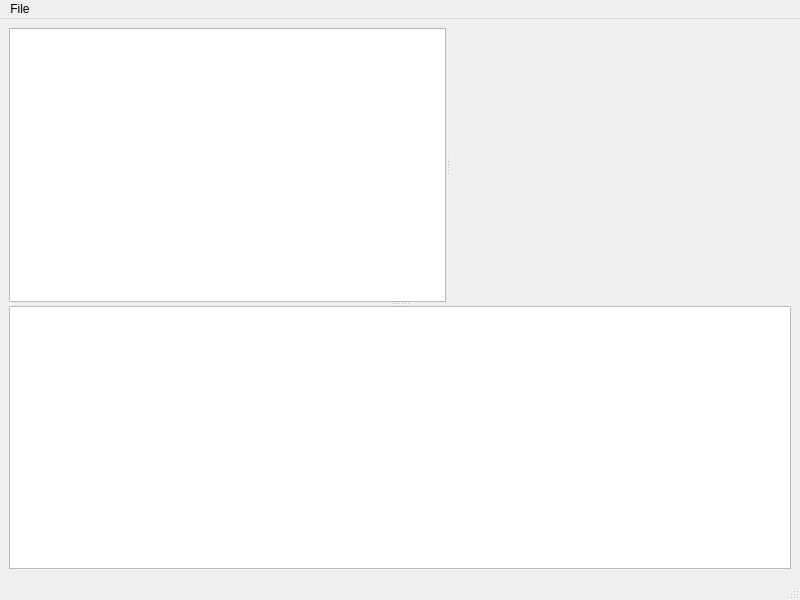
<?xml version="1.0" encoding="UTF-8"?>
<ui version="4.0">
 <class>DataViewerWindow</class>
 <widget class="QMainWindow" name="DataViewerWindow">
  <property name="geometry">
   <rect>
    <x>0</x>
    <y>0</y>
    <width>800</width>
    <height>600</height>
   </rect>
  </property>
  <property name="windowTitle">
   <string>MainWindow</string>
  </property>
  <widget class="QWidget" name="centralwidget">
   <layout class="QGridLayout" name="gridLayout_2">
    <item row="0" column="0">
     <widget class="QSplitter" name="centralSplitter">
      <property name="orientation">
       <enum>Qt::Vertical</enum>
      </property>
      <widget class="QWidget" name="widget" native="true">
       <property name="minimumSize">
        <size>
         <width>0</width>
         <height>0</height>
        </size>
       </property>
       <property name="baseSize">
        <size>
         <width>0</width>
         <height>0</height>
        </size>
       </property>
       <layout class="QGridLayout" name="gridLayout">
        <item row="0" column="0">
         <widget class="QSplitter" name="topSplitter">
          <property name="orientation">
           <enum>Qt::Horizontal</enum>
          </property>
          <widget class="QTableView" name="topCompare_TableView">
           <property name="sizePolicy">
            <sizepolicy hsizetype="Expanding" vsizetype="Expanding">
             <horstretch>0</horstretch>
             <verstretch>0</verstretch>
            </sizepolicy>
           </property>
          </widget>
          <widget class="TrackView" name="trackView" native="true">
           <property name="minimumSize">
            <size>
             <width>200</width>
             <height>200</height>
            </size>
           </property>
          </widget>
         </widget>
        </item>
       </layout>
      </widget>
      <widget class="QTableView" name="sectorDetails_TableView"/>
     </widget>
    </item>
   </layout>
  </widget>
  <widget class="QMenuBar" name="menubar">
   <property name="geometry">
    <rect>
     <x>0</x>
     <y>0</y>
     <width>800</width>
     <height>22</height>
    </rect>
   </property>
   <widget class="QMenu" name="menuFile">
    <property name="title">
     <string>File</string>
    </property>
    <widget class="QMenu" name="menuLoad_Recent_Project">
     <property name="title">
      <string>Load Recent Project</string>
     </property>
     <addaction name="actionproject1"/>
     <addaction name="actionproject2"/>
    </widget>
    <addaction name="actionLoad_Project"/>
    <addaction name="menuLoad_Recent_Project"/>
   </widget>
   <addaction name="menuFile"/>
  </widget>
  <widget class="QStatusBar" name="statusbar"/>
  <action name="actionproject1">
   <property name="text">
    <string>project1</string>
   </property>
  </action>
  <action name="actionproject2">
   <property name="text">
    <string>project2</string>
   </property>
  </action>
  <action name="actionLoad_Project">
   <property name="text">
    <string>Load Project...</string>
   </property>
  </action>
 </widget>
 <customwidgets>
  <customwidget>
   <class>TrackView</class>
   <extends>QWidget</extends>
   <header>trackview.h</header>
   <container>1</container>
  </customwidget>
 </customwidgets>
 <resources/>
 <connections/>
</ui>
